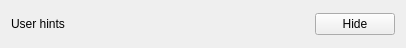
<?xml version="1.0" encoding="UTF-8"?>
<ui version="4.0">
 <class>ui_user_hint_widget</class>
 <widget class="QWidget" name="ui_user_hint_widget">
  <property name="geometry">
   <rect>
    <x>0</x>
    <y>0</y>
    <width>406</width>
    <height>48</height>
   </rect>
  </property>
  <property name="windowTitle">
   <string>Form</string>
  </property>
  <layout class="QHBoxLayout" name="horizontalLayout">
   <item>
    <widget class="QLabel" name="label_user_hint">
     <property name="toolTip">
      <string>A list of user hints</string>
     </property>
     <property name="text">
      <string>User hints</string>
     </property>
     <property name="openExternalLinks">
      <bool>true</bool>
     </property>
    </widget>
   </item>
   <item>
    <widget class="QPushButton" name="button_hide">
     <property name="sizePolicy">
      <sizepolicy hsizetype="Fixed" vsizetype="Fixed">
       <horstretch>0</horstretch>
       <verstretch>0</verstretch>
      </sizepolicy>
     </property>
     <property name="toolTip">
      <string>Click to open script editor</string>
     </property>
     <property name="text">
      <string>Hide</string>
     </property>
    </widget>
   </item>
  </layout>
 </widget>
 <resources/>
 <connections/>
</ui>
